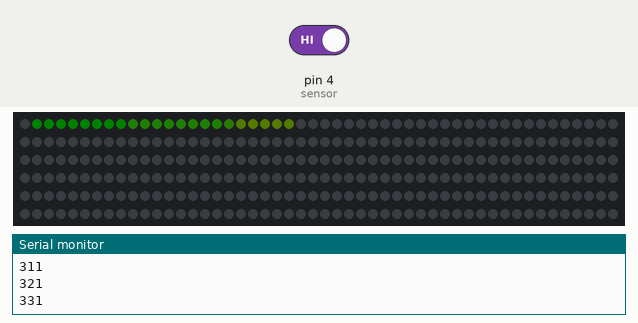
This sketch was run on a simulated Arduino Uno, built with avr-gcc and run on an emulated ATmega328P. Parts: 300 RGB LEDs in strip order, left to right, continuing on the next row, the last lines printed to the serial monitor. The test bench sets the inputs (shaded band); at power-on: pin 4 (sensor) HIGH. Dim RGB values are drawn brighter than linear.

Above: at 0.47 s.
At 1.39 s:
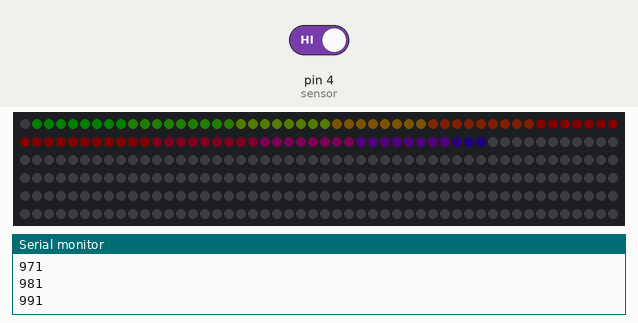
At 3.91 s:
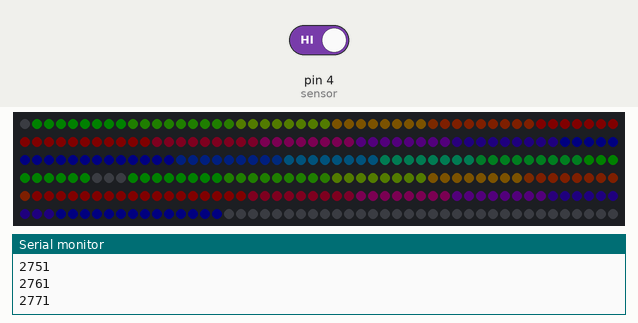
At 6.4 s:
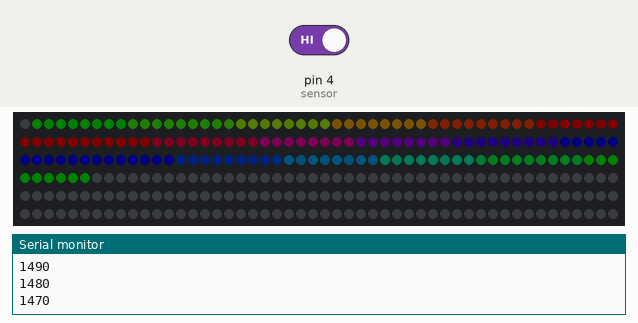

The sketch:

streak.ino
```cpp
const int buzzer = 3;
const int sensor = 4;
int state;
int reading; // 0 close - 1 open wwitch
#include <FastLED.h>

#define LED_TYPE WS2812B
#define COLOR_ORDER GRB
#define DATA_PIN 14

#define CLOSED 0
#define OPENING 1
#define OPEN 2

#define NUM_LEDS 300
#define NUM_LIGHTS 20
int k;
int i;
bool inc;
CRGB leds[NUM_LEDS];
CRGB color_array[158];
void setup()
{
  Serial.begin(115200);
  pinMode(sensor, INPUT_PULLUP);
  FastLED.addLeds<LED_TYPE, DATA_PIN, COLOR_ORDER>(leds, NUM_LEDS);
  FastLED.setBrightness(5);
  for (int i = 0; i<256; i+=5){
    color_array[k] = CRGB(i,255-i,0);
    k++;
  }
  for (int i = 0; i<256; i+=5){
    color_array[k] = CRGB(255-i,0,i);
    k++;
  }
  for (int i = 0; i<256; i+=5){
    color_array[k] = CRGB(0,i,255-i);
    k++;
  }
}

void loop()
{
  reading = digitalRead(sensor);
  //Serial.println(state);
  switch(state){
    case CLOSED:
      if (reading == HIGH){
        state = OPENING;
        i = 1;
        inc = true;
      }
    break;
    case OPENING:
    Serial.print(i);
    Serial.println(inc);
      if (inc){
        leds[i] = color_array[i];
        i += 1;
        if (i == NUM_LEDS){
          inc = false;
        }
      }
      else{
        leds[i] = CRGB(0,0,0);
        i -= 1;
      }
      if (i == 0){
        leds[0] = CRGB(0,0,0);
        state = OPEN;
      }
    break;
    case OPEN:
      if (reading !=HIGH){
        state = CLOSED;
      }
    break;
  }

  FastLED.show();
  delay(2);
}
```
